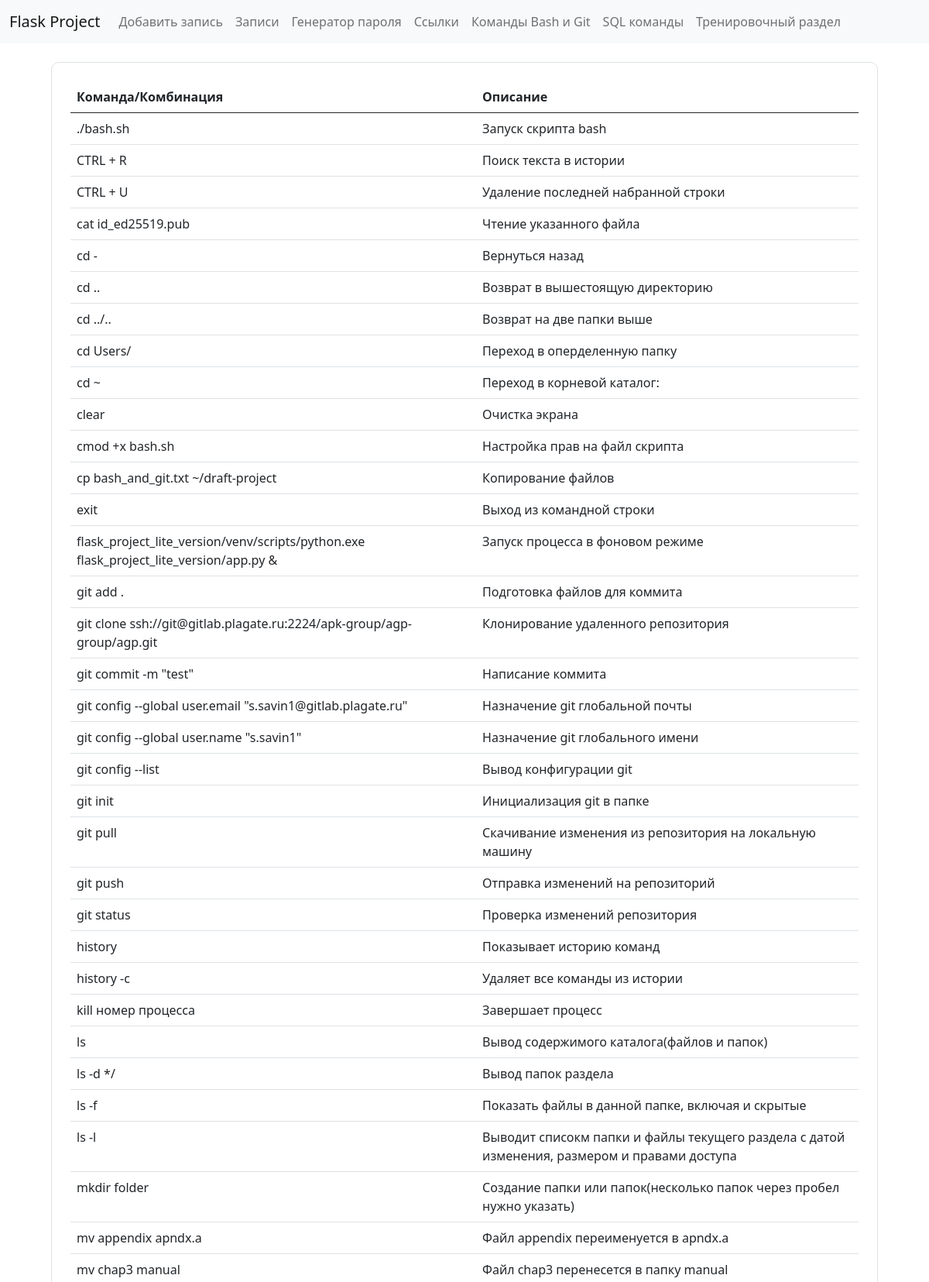
/git_and_bash (upper part), run on the app's committed database.
### tables this page shows
CREATE TABLE git_and_bash (
    id INTEGER PRIMARY KEY AUTOINCREMENT,
    command TEXT NOT NULL,
    name TEXT NOT NULL
  );

### app.py (the view)
@app.route("/git_and_bash")
def git_and_bashes():
    conn = get_db_connection()
    git_and_bashes = conn.execute("SELECT * FROM git_and_bash ORDER BY 2").fetchall()
    conn.close()
    return render_template("git_and_bash.html", git_and_bashes=git_and_bashes)

### app.py (called while the page is built)
def get_db_connection():
    conn = sqlite3.connect("database.db")
    conn.row_factory = sqlite3.Row
    return conn

### templates/git_and_bash.html (shortened to what this page needs)
{% extends "base.html" %}
{% block content %}
<div class="bd-example">
  <table class="table">
    <thead>
      <tr>
        <th scope="col">Команда/Комбинация</th>
        <th scope="col">Описание</th>
      </tr>
    </thead>
    <tbody>
    {% for git_and_bash in git_and_bashes %}
      <tr>
        <td>{{ git_and_bash['command'] }}</td>
        <td>{{ git_and_bash['name'] }}</td>
      </tr>
    {% endfor %}
    </tbody>
  </table>
</div>
{% endblock %}

### static/styles.css (style rules this page uses)
* { font-family: system-ui; }
.bd-example { padding: 1.5rem; margin: 1.5rem; border-radius: 10px; border: solid #dee2e6 1px; }

### data on the page
git_and_bash: command "./bash.sh", name "Запуск скрипта bash"
git_and_bash: command "CTRL + R", name "Поиск текста в истории"
git_and_bash: command "CTRL + U", name "Удаление последней набранной строки"
git_and_bash: command "cat id_ed25519.pub", name "Чтение указанного файла"
git_and_bash: command "cd -", name "Вернуться назад"
git_and_bash: command "cd ..", name "Возврат в вышестоящую директорию"
git_and_bash: command "cd ../..", name "Возврат на две папки выше"
git_and_bash: command "cd Users/", name "Переход в оперделенную папку"
git_and_bash: command "cd ~", name "Переход в корневой каталог:"
git_and_bash: command "clear", name "Очистка экрана"
git_and_bash: command "cmod +x bash.sh", name "Настройка прав на файл скрипта"
git_and_bash: command "cp bash_and_git.txt ~/draft-project", name "Копирование файлов"
git_and_bash: command "exit", name "Выход из командной строки"
git_and_bash: command "flask_project_lite_version/venv/scripts/python.exe flask_project_lite_version/app.py &", name "Запуск процесса в фоновом режиме"
git_and_bash: command "git add .", name "Подготовка файлов для коммита"
git_and_bash: command "git clone ssh://git@gitlab.plagate.ru:2224/apk-group/agp-group/agp.git", name "Клонирование удаленного репозитория"
git_and_bash: command "git commit -m \"test\"", name "Написание коммита"
git_and_bash: command "git config --global user.email \"s.savin1@gitlab.plagate.ru\"", name "Назначение git глобальной почты"
git_and_bash: command "git config --global user.name \"s.savin1\"", name "Назначение git глобального имени"
git_and_bash: command "git config --list", name "Вывод конфигурации git"
git_and_bash: command "git init", name "Инициализация git в папке"
git_and_bash: command "git pull", name "Скачивание изменения из репозитория на локальную машину"
git_and_bash: command "git push", name "Отправка изменений на репозиторий"
git_and_bash: command "git status", name "Проверка изменений репозитория"
git_and_bash: command "history", name "Показывает историю команд"
git_and_bash: command "history -c", name "Удаляет все команды из истории"
git_and_bash: command "kill номер процесса", name "Завершает процесс"
git_and_bash: command "ls", name "Вывод содержимого каталога(файлов и папок)"
git_and_bash: command "ls -d */", name "Вывод папок раздела"
git_and_bash: command "ls -f", name "Показать файлы в данной папке, включая и скрытые"
git_and_bash: command "ls -l", name "Выводит списокм папки и файлы текущего раздела с датой изменения, размером и правами доступа"
git_and_bash: command "mkdir folder", name "Создание папки или папок(несколько папок через пробел нужно указать)"
git_and_bash: command "mv appendix apndx.a", name "Файл appendix переименуется в apndx.a"
git_and_bash: command "mv chap3 manual", name "Файл chap3 перенесется в папку manual"
